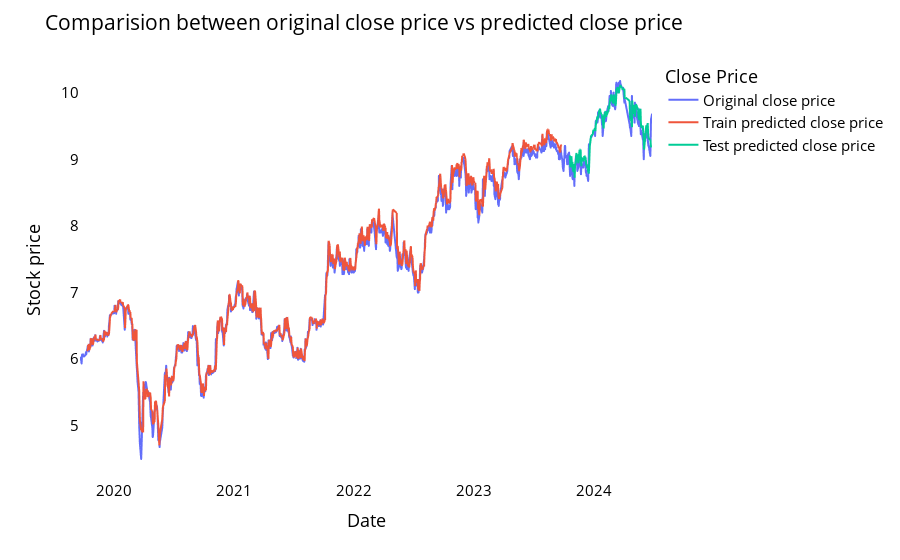

The code cell stored with this chart in its notebook:
### Markdown cell above
## Comparison Between Original Stock Close Price and Predicted Close Price

### Code cell
# shift train predictions for plotting

look_back = time_step
trainPredictPlot = np.empty_like(closedf)
trainPredictPlot[:, :] = np.nan
trainPredictPlot[look_back : len(train_predict) + look_back, :] = train_predict
print("Train predicted data: ", trainPredictPlot.shape)

# shift test predictions for plotting
testPredictPlot = np.empty_like(closedf)
testPredictPlot[:, :] = np.nan
testPredictPlot[len(train_predict) + (look_back * 2) + 1 : len(closedf) - 1, :] = (
    test_predict
)
print("Test predicted data: ", testPredictPlot.shape)

names = cycle(
    [
        "Original close price",
        "Train predicted close price",
        "Test predicted close price",
    ]
)


plotdf = pd.DataFrame(
    {
        "date": close_stock["date"],
        "original_close": close_stock["close"],
        "train_predicted_close": trainPredictPlot.reshape(1, -1)[0].tolist(),
        "test_predicted_close": testPredictPlot.reshape(1, -1)[0].tolist(),
    }
)

fig = px.line(
    plotdf,
    x=plotdf["date"],
    y=[
        plotdf["original_close"],
        plotdf["train_predicted_close"],
        plotdf["test_predicted_close"],
    ],
    labels={"value": "Stock price", "date": "Date"},
)
fig.update_layout(
    title_text="Comparision between original close price vs predicted close price",
    plot_bgcolor="white",
    font_size=15,
    font_color="black",
    legend_title_text="Close Price",
)
fig.for_each_trace(lambda t: t.update(name=next(names)))

fig.update_xaxes(showgrid=False)
fig.update_yaxes(showgrid=False)
fig.show()

### Figure 1 — Plotly figure (JSON) as saved in the notebook; plotly's stock layout.template omitted (floating-point values rounded to 4 significant figures; data arrays with more than 128 entries replaced by an {"elided": "..."} marker saying what was removed)
{"data": [{"hovertemplate": "variable=original_close<br>Date=%{x}<br>Stock price=%{y}<extra></extra>", "legendgroup": "original_close", "line": {"color": "#636efa", "dash": "solid"}, "marker": {"symbol": "circle"}, "mode": "lines", "name": "Original close price", "showlegend": true, "type": "scattergl", "x": {"elided": "1093 str values"}, "xaxis": "x", "y": {"elided": "1093 float values"}, "yaxis": "y"}, {"hovertemplate": "variable=train_predicted_close<br>Date=%{x}<br>Stock price=%{y}<extra></extra>", "legendgroup": "train_predicted_close", "line": {"color": "#EF553B", "dash": "solid"}, "marker": {"symbol": "circle"}, "mode": "lines", "name": "Train predicted close price", "showlegend": true, "type": "scattergl", "x": {"elided": "1093 str values"}, "xaxis": "x", "y": {"elided": "1093 float values"}, "yaxis": "y"}, {"hovertemplate": "variable=test_predicted_close<br>Date=%{x}<br>Stock price=%{y}<extra></extra>", "legendgroup": "test_predicted_close", "line": {"color": "#00cc96", "dash": "solid"}, "marker": {"symbol": "circle"}, "mode": "lines", "name": "Test predicted close price", "showlegend": true, "type": "scattergl", "x": {"elided": "1093 str values"}, "xaxis": "x", "y": {"elided": "1093 float values"}, "yaxis": "y"}], "layout": {"font": {"color": "black", "size": 15}, "legend": {"title": {"text": "Close Price"}, "tracegroupgap": 0}, "margin": {"t": 60}, "plot_bgcolor": "white", "title": {"text": "Comparision between original close price vs predicted close price"}, "xaxis": {"anchor": "y", "domain": [0, 1], "showgrid": false, "title": {"text": "Date"}}, "yaxis": {"anchor": "x", "domain": [0, 1], "showgrid": false, "title": {"text": "Stock price"}}}}
